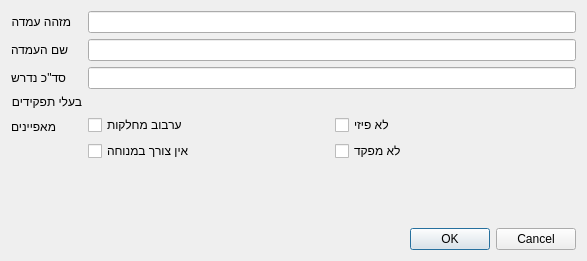
<?xml version="1.0" encoding="UTF-8"?>
<ui version="4.0">
 <class>NewPositionDialog</class>
 <widget class="QDialog" name="NewPositionDialog">
  <property name="windowModality">
   <enum>Qt::WindowModal</enum>
  </property>
  <property name="geometry">
   <rect>
    <x>0</x>
    <y>0</y>
    <width>587</width>
    <height>261</height>
   </rect>
  </property>
  <property name="windowTitle">
   <string>עריכת עמדה</string>
  </property>
  <layout class="QVBoxLayout" name="verticalLayout">
   <item>
    <layout class="QFormLayout" name="formLayout">
     <item row="1" column="0">
      <widget class="QLabel" name="label_3">
       <property name="text">
        <string>שם העמדה</string>
       </property>
      </widget>
     </item>
     <item row="1" column="1">
      <widget class="QLineEdit" name="positionNameEdit"/>
     </item>
     <item row="2" column="0">
      <widget class="QLabel" name="label">
       <property name="text">
        <string>סד&quot;כ נדרש</string>
       </property>
      </widget>
     </item>
     <item row="2" column="1">
      <widget class="QLineEdit" name="manpowerEdit"/>
     </item>
     <item row="3" column="0">
      <widget class="QLabel" name="label_2">
       <property name="text">
        <string>בעלי תפקידים</string>
       </property>
      </widget>
     </item>
     <item row="4" column="0">
      <widget class="QLabel" name="label_4">
       <property name="text">
        <string>מאפיינים</string>
       </property>
      </widget>
     </item>
     <item row="4" column="1">
      <layout class="QGridLayout" name="gridLayout_2">
       <item row="1" column="1">
        <widget class="QCheckBox" name="notPhysicalCheck">
         <property name="text">
          <string>לא פיזי</string>
         </property>
        </widget>
       </item>
       <item row="1" column="0">
        <widget class="QCheckBox" name="mixPlatoonsCheck">
         <property name="text">
          <string>ערבוב מחלקות</string>
         </property>
        </widget>
       </item>
       <item row="2" column="0">
        <widget class="QCheckBox" name="noRestCheck">
         <property name="text">
          <string>אין צורך במנוחה</string>
         </property>
        </widget>
       </item>
       <item row="2" column="1">
        <widget class="QCheckBox" name="notCommanderCheck">
         <property name="text">
          <string>לא מפקד</string>
         </property>
        </widget>
       </item>
      </layout>
     </item>
     <item row="0" column="0">
      <widget class="QLabel" name="label_5">
       <property name="text">
        <string>מזהה עמדה</string>
       </property>
      </widget>
     </item>
     <item row="0" column="1">
      <widget class="QLineEdit" name="uidEdit">
       <property name="text">
        <string/>
       </property>
       <property name="readOnly">
        <bool>true</bool>
       </property>
      </widget>
     </item>
     <item row="3" column="1">
      <widget class="RolesWidget" name="rolesWidget" native="true">
       <property name="focusPolicy">
        <enum>Qt::TabFocus</enum>
       </property>
      </widget>
     </item>
    </layout>
   </item>
   <item>
    <widget class="QDialogButtonBox" name="buttonBox">
     <property name="orientation">
      <enum>Qt::Horizontal</enum>
     </property>
     <property name="standardButtons">
      <set>QDialogButtonBox::Cancel|QDialogButtonBox::Ok</set>
     </property>
    </widget>
   </item>
  </layout>
 </widget>
 <customwidgets>
  <customwidget>
   <class>RolesWidget</class>
   <extends>QWidget</extends>
   <header>Ui.Promoted.RolesWidget.h</header>
   <container>1</container>
  </customwidget>
 </customwidgets>
 <tabstops>
  <tabstop>positionNameEdit</tabstop>
  <tabstop>manpowerEdit</tabstop>
  <tabstop>rolesWidget</tabstop>
  <tabstop>mixPlatoonsCheck</tabstop>
  <tabstop>notPhysicalCheck</tabstop>
  <tabstop>noRestCheck</tabstop>
  <tabstop>notCommanderCheck</tabstop>
  <tabstop>uidEdit</tabstop>
 </tabstops>
 <resources/>
 <connections>
  <connection>
   <sender>buttonBox</sender>
   <signal>accepted()</signal>
   <receiver>NewPositionDialog</receiver>
   <slot>accept()</slot>
   <hints>
    <hint type="sourcelabel">
     <x>266</x>
     <y>251</y>
    </hint>
    <hint type="destinationlabel">
     <x>157</x>
     <y>230</y>
    </hint>
   </hints>
  </connection>
  <connection>
   <sender>buttonBox</sender>
   <signal>rejected()</signal>
   <receiver>NewPositionDialog</receiver>
   <slot>reject()</slot>
   <hints>
    <hint type="sourcelabel">
     <x>334</x>
     <y>251</y>
    </hint>
    <hint type="destinationlabel">
     <x>286</x>
     <y>230</y>
    </hint>
   </hints>
  </connection>
 </connections>
</ui>
